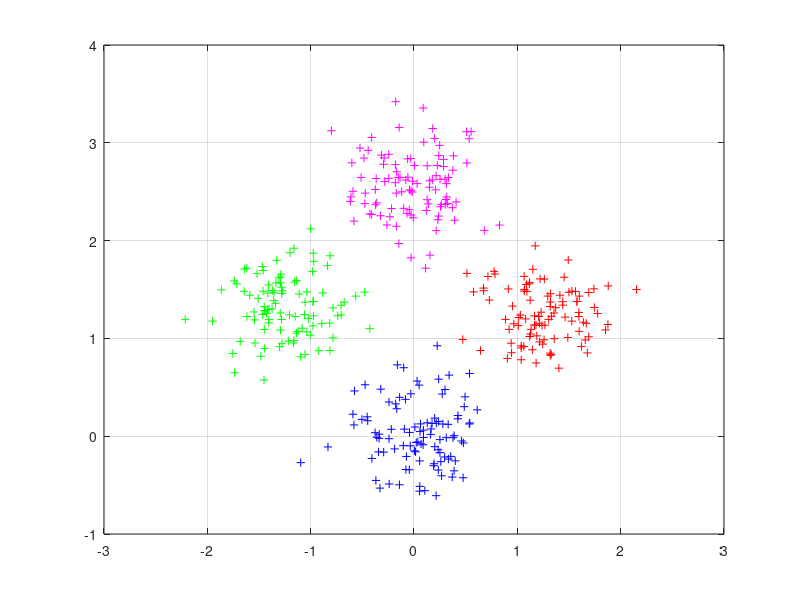
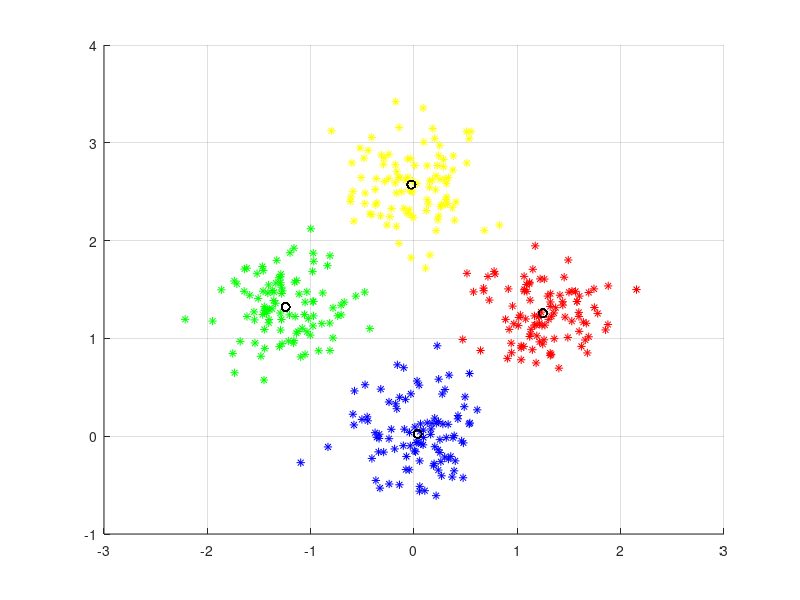

MATLAB code for these plots, in order:
%clear;
clear all;close all;clc;
% 第一组数据
mu1=[0 0 ];  %均值
S1=[.1 0 ;0 .1];  %协方差
data1=mvnrnd(mu1,S1,100);   %产生高斯分布数据
%第二组数据
mu2=[1.25 1.25 ];
S2=[.1 0 ;0 .1];
data2=mvnrnd(mu2,S2,100);
% 第三组数据
mu3=[-1.25 1.25 ];
S3=[.1 0 ;0 .1];
data3=mvnrnd(mu3,S3,100);
% 第四组数据
mu4 = [0, 2.5];
S4=[.1 0 ;0 .1];
data4=mvnrnd(mu4,S4,100); 
% 显示数据
plot(data1(:,1),data1(:,2),'b+');
hold on;
plot(data2(:,1),data2(:,2),'r+');
plot(data3(:,1),data3(:,2),'g+');
plot(data4(:,1),data4(:,2),'m+');
grid on;
%  三类数据合成一个不带标号的数据类
data=[data1;data2;data3;data4]; 
N=4;%设置聚类数目
[m,n]=size(data);
pattern=zeros(m,n+1);
center=zeros(N,n);%初始化聚类中心
pattern(:,1:n)=data(:,:);
for x=1:N
    center(x,:)=data( randi(300,1),:);%第一次随机产生聚类中心
end
while 1
distence=zeros(1,N);
num=zeros(1,N);
new_center=zeros(N,n);
 
for x=1:m
    for y=1:N
    distence(y)=norm(data(x,:)-center(y,:));%计算到每个类的距离
    end
    [~, temp]=min(distence);%求最小的距离
    pattern(x,n+1)=temp;         
end
k=0;
for y=1:N
    for x=1:m
        if pattern(x,n+1)==y
           new_center(y,:)=new_center(y,:)+pattern(x,1:n);
           num(y)=num(y)+1;
        end
    end
    new_center(y,:)=new_center(y,:)/num(y);
    if norm(new_center(y,:)-center(y,:))<0.1
        k=k+1;
    end
end
if k==N
     break;
else
     center=new_center;
end
end
[m, n]=size(pattern);
 
%最后显示聚类后的数据
figure;
hold on;
for i=1:m
    if pattern(i,n)==1 
         plot(pattern(i,1),pattern(i,2),'r*');
         plot(center(1,1),center(1,2),'ko');
    elseif pattern(i,n)==2
         plot(pattern(i,1),pattern(i,2),'g*');
         plot(center(2,1),center(2,2),'ko');
    elseif pattern(i,n)==3
         plot(pattern(i,1),pattern(i,2),'b*');
         plot(center(3,1),center(3,2),'ko');
    elseif pattern(i,n)==4
         plot(pattern(i,1),pattern(i,2),'y*');
         plot(center(4,1),center(4,2),'ko');
    else
         plot(pattern(i,1),pattern(i,2),'m*');
         plot(center(4,1),center(4,2),'ko');
    end
end
grid on;

